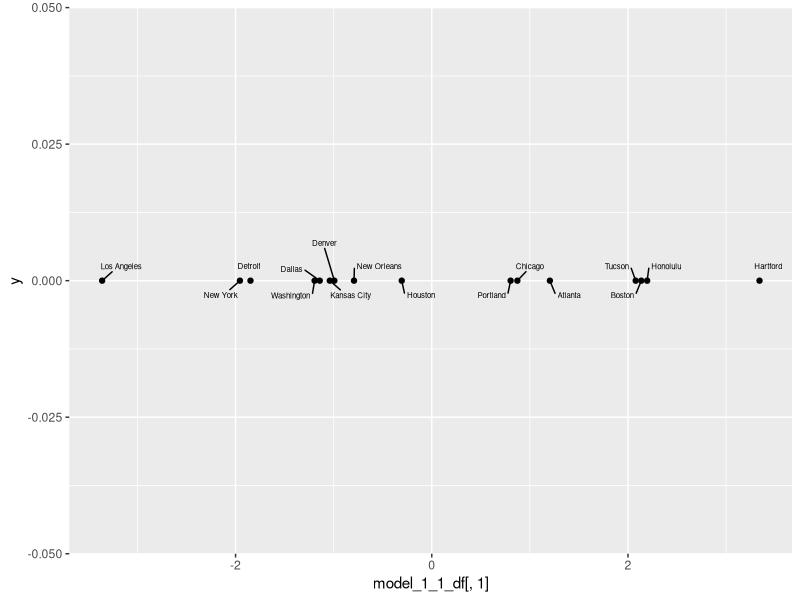
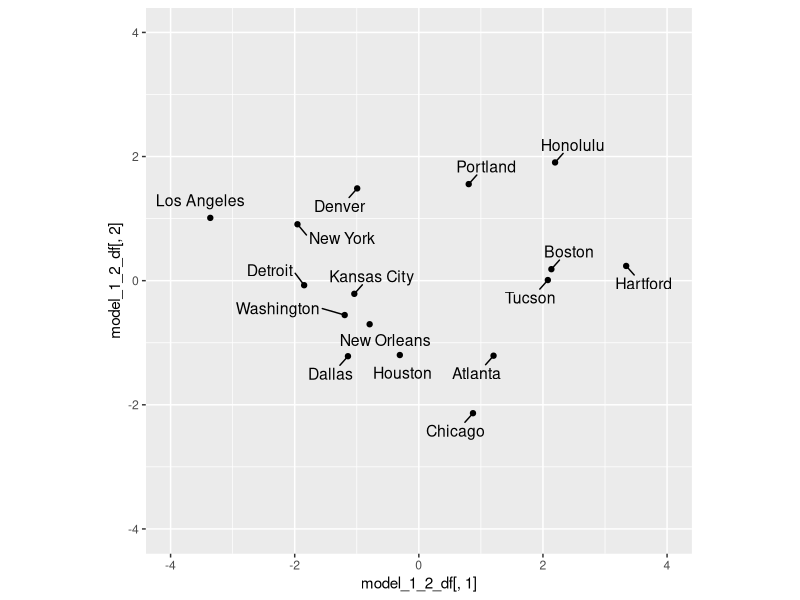
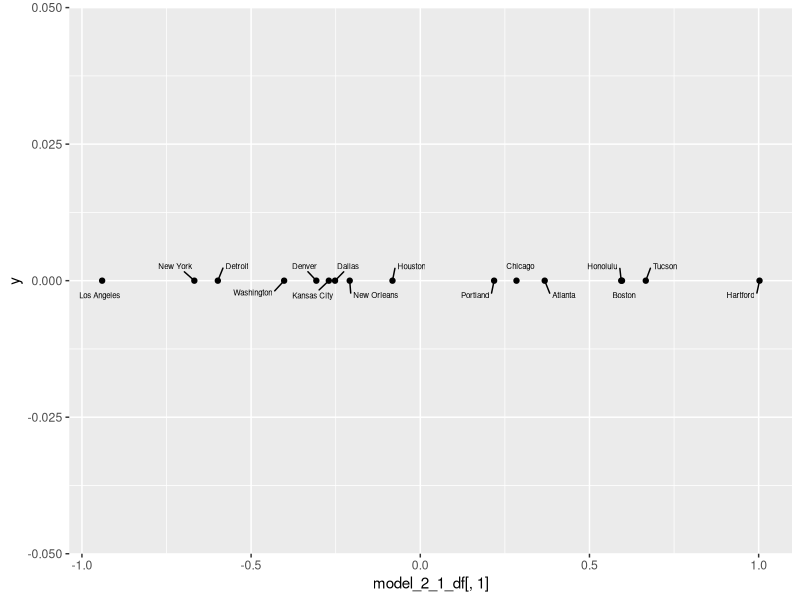
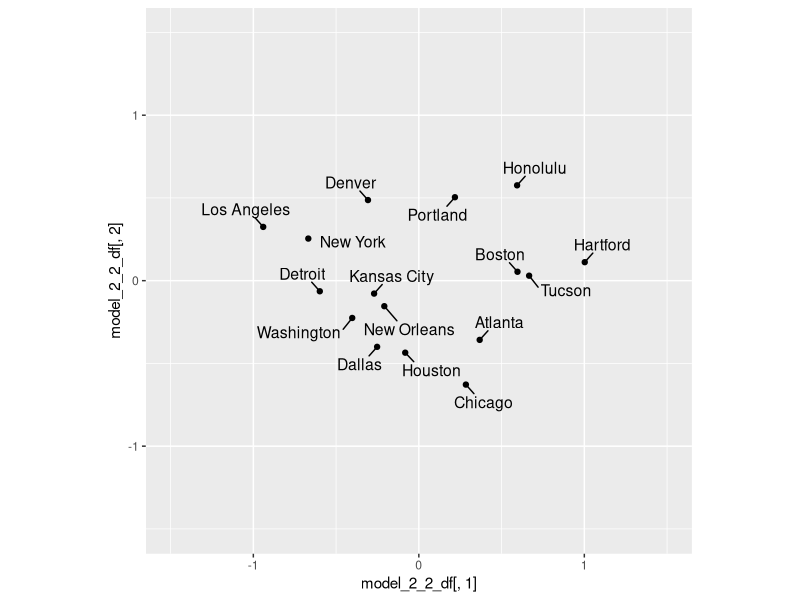
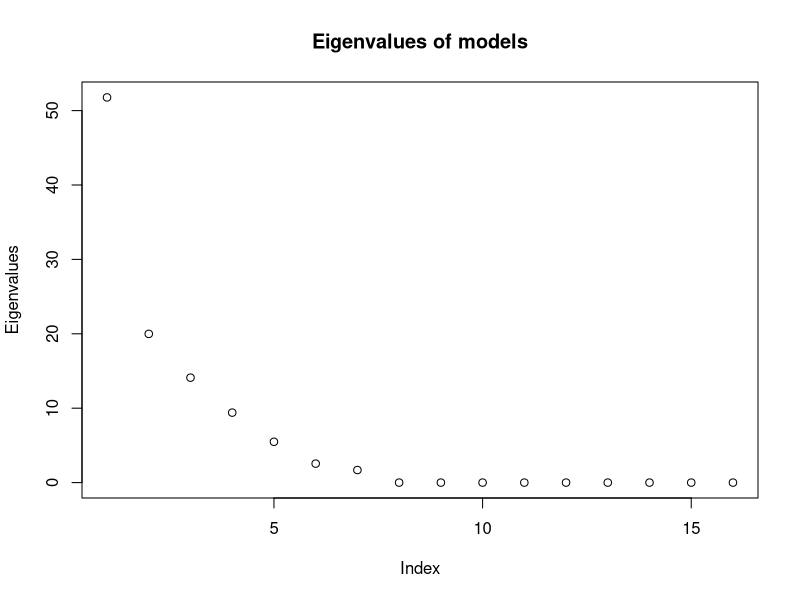
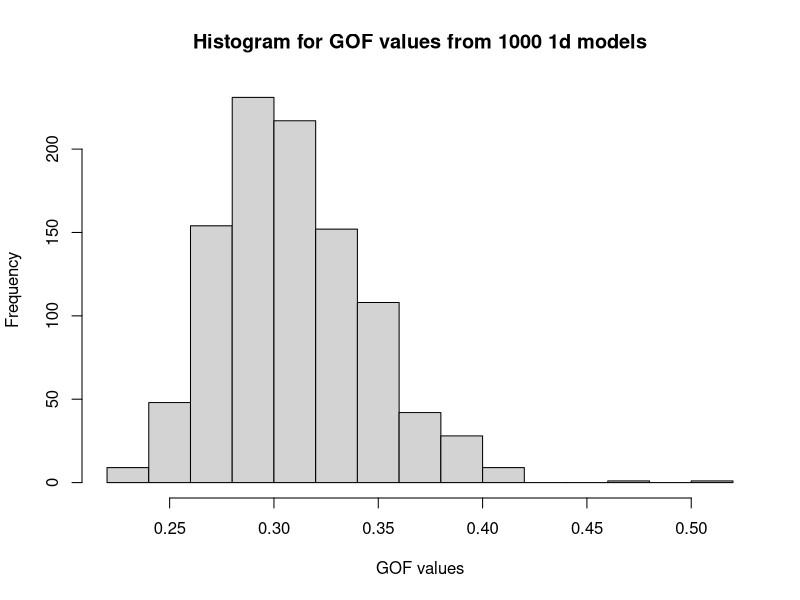
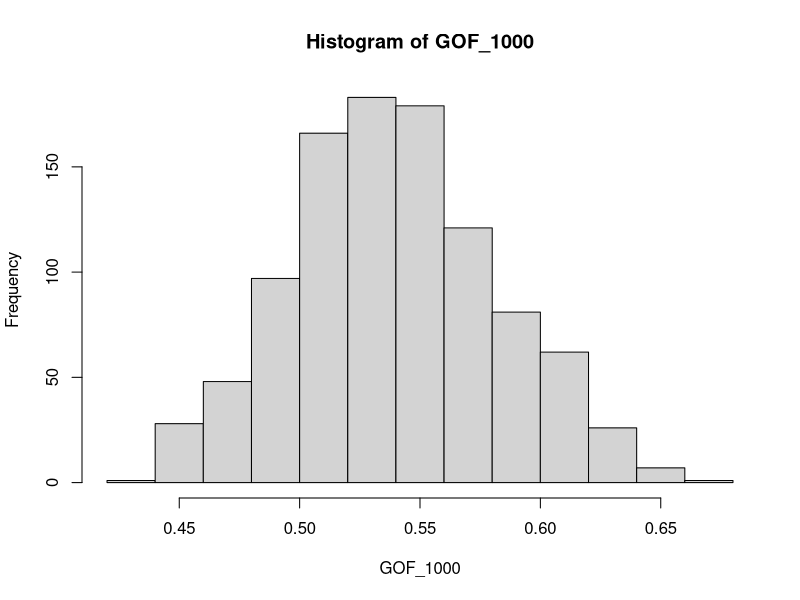
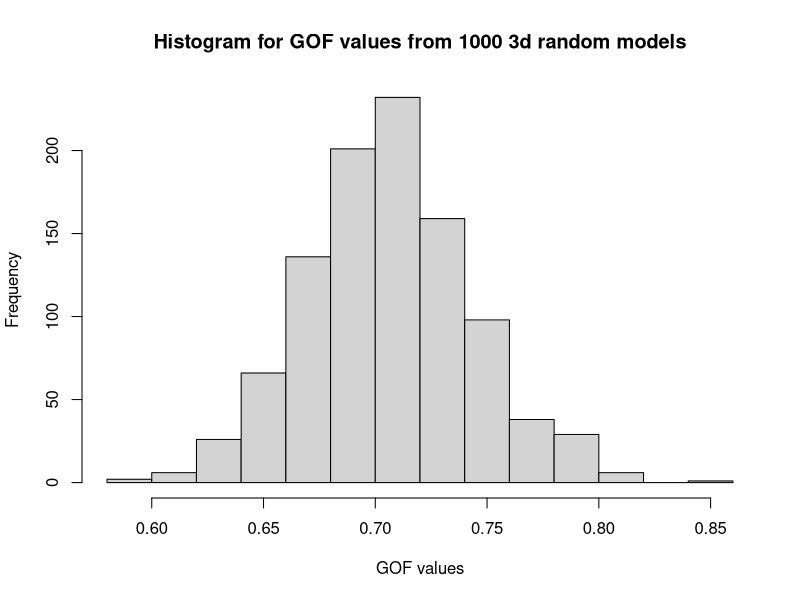

The R source for these figures, in order:
## ---- chunk 1
library(wordcloud)
library(ggplot2)
library(ggrepel)
## ---- chunk 2
# Fill in the crime rates for 16 cities in a matrix
crime <- matrix(c(16.5,24.8,106,147,1112,905,494,
                  4.2,13.3,122,90,982,669,954,
                  11.6,24.7,340,242,808,609,645,
                  18.1,34.2,184,293,1668,901,602,
                  6.9,41.5,173,191,1534,1368,780,
                  13.0,35.7,477,220,1566,1183,788,
                  2.5,8.8,68,103,1017,724,468,
                  3.6,12.7,42,28,1457,1102,637,
                  16.8,26.6,289,186,1509,787,697,
                  10.8,43.2,255,226,1494,955,765,
                  9.7,51.8,286,355,1902,1386,862,
                  10.3,39.7,266,283,1056,1036,776,
                  9.4,19.4,522,267,1674,1392,848,
                  5.0,23.0,157,144,1530,1281,488,
                  5.1,22.9,85,148,1206,756,483,
                  12.5,27.6,524,217,1496,1003,739),nrow=16,ncol=7,byrow=TRUE)
## ---- chunk 3
# Standardize the variables using the first method
crime_1 = matrix(NA,nrow=16,ncol=7)
for (i in 1:7) {
  col_mean = mean(crime[,i])
  col_sd = sd(crime[,i])
  crime_1[,i] = (crime[,i] - col_mean)/col_sd
} 
## ---- chunk 4
# Calculate distances between each city
distances_1 = dist(crime_1,method="minkowski",p=2)

distances_1
## ---- chunk 5
#Apply MDS: 1-dimensional
model_1_1 <- cmdscale(distances_1,k=1)
## ---- chunk 6
#plot each city on 1-dimensional plot
model_1_1_df = as.data.frame(model_1_1)
model_1_1_df$city <- c("Atlanta","Boston","Chicago","Dallas","Denver","Detroit","Hartford","Honolulu","Houston","Kansas City","Los Angeles","New Orleans","New York","Portland","Tucson","Washington")

ggplot(model_1_1_df, aes(x = model_1_1_df[,1], y = 0,label = city)) +
  geom_point() +
  geom_text_repel(size=2, size=1, box.padding = unit(0.5, "lines"))
## ---- chunk 7
#extract the index of largest value in original distance matrix
which(as.matrix(distances_1) == max(as.matrix(distances_1)), arr.ind = TRUE)
## ---- chunk 8
#Apply MDS: 2-dimensional
model_1_2 <- cmdscale(distances_1,k=2)
## ---- chunk 9
#plot each city on 2-dimensional plot
model_1_2_df = as.data.frame(model_1_2)
model_1_2_df$city <- c("Atlanta","Boston","Chicago","Dallas","Denver","Detroit","Hartford","Honolulu","Houston","Kansas City","Los Angeles","New Orleans","New York","Portland","Tucson","Washington")

ggplot(model_1_2_df, aes(x = model_1_2_df[,1], y = model_1_2_df[,2],label = city)) +
  geom_point() +
  geom_text_repel(size=4, size=1, box.padding = unit(0.5, "lines")) +
  xlim(-4,4) +
  ylim(-4,4) +
  coord_fixed(ratio = 1)
## ---- chunk 10
# Standardize the variables using the second method
crime_2 = matrix(NA,nrow=16,ncol=7)
for (i in 1:7) {
  col_min = min(crime[,i])
  col_max = max(crime[,i])
  crime_2[,i] = (crime[,i] - col_min) / (col_max - col_min)
} 
## ---- chunk 11
# Calculate distances between each city
distances_2 = dist(crime_2,method="minkowski",p=2)

distances_2
## ---- chunk 12
#Apply MDS: 1-dimensional
model_2_1 <- cmdscale(distances_2,k=1)
## ---- chunk 13
#plot each city on 1-dimensional plot
model_2_1_df = as.data.frame(model_2_1)
model_2_1_df$city <- c("Atlanta","Boston","Chicago","Dallas","Denver","Detroit","Hartford","Honolulu","Houston","Kansas City","Los Angeles","New Orleans","New York","Portland","Tucson","Washington")

ggplot(model_2_1_df, aes(x = model_2_1_df[,1], y =0,label = city)) +
  geom_point() +
  geom_text_repel(size=2, size=1, box.padding = unit(0.5, "lines"))
## ---- chunk 14
#Apply MDS: 2-dimensional
model_2_2 <- cmdscale(distances_2,k=2)
## ---- chunk 15
#plot each city on 2-dimensional plot
model_2_2_df = as.data.frame(model_2_2)
model_2_2_df$city <- c("Atlanta","Boston","Chicago","Dallas","Denver","Detroit","Hartford","Honolulu","Houston","Kansas City","Los Angeles","New Orleans","New York","Portland","Tucson","Washington")

ggplot(model_2_2_df, aes(x = model_2_2_df[,1], y = model_2_2_df[,2],label = city)) +
  geom_point() +
  geom_text_repel(size=4, size=1, box.padding = unit(0.5, "lines")) +
  xlim(-1.5,1.5) +
  ylim(-1.5,1.5) +
  coord_fixed(ratio = 1)
## ---- chunk 16
#plot eigenvalues 
plot(cmdscale(distances_1,k=2,eig=TRUE)$eig, main="Eigenvalues of models",
  xlab="Index", ylab="Eigenvalues") 
## ---- chunk 17
# Get GOF of 6 models
cmdscale(distances_1,k=1,eig=TRUE)$GOF

cmdscale(distances_2,k=1,eig=TRUE)$GOF

cmdscale(distances_1,k=2,eig=TRUE)$GOF

cmdscale(distances_2,k=2,eig=TRUE)$GOF

cmdscale(distances_1,k=3,eig=TRUE)$GOF

cmdscale(distances_2,k=3,eig=TRUE)$GOF
## ---- chunk 18
# Get GOF values from 1000 1-dimensional models of 1000 random matrices 
# Create a vector to store 1000 GOF
GOF_1000_1 = c()
for (i in 1:1000) {
  GOF_1000_1[i] = cmdscale(dist(
  replicate(7,runif(16))),
  k=1,eig=TRUE)$GOF[1]
}

hist(GOF_1000_1,main="Histogram for GOF values from 1000 1d models", 
     xlab="GOF values")
max(GOF_1000_1)
min(GOF_1000_1)
mean(GOF_1000_1)
median(GOF_1000_1)
sd(GOF_1000_1)
## ---- chunk 19
#get the probability that a value > 0.48 in an N(0.3108311, 0.03685708)
p_0.48 = pnorm(0.48, mean = 0.3108311, sd = 0.03685708, lower.tail = FALSE)
p_0.48
## ---- chunk 20
# Get GOF values from 1000 two-dimensional models of 1000 random matrices 
# Create a vector to store 1000 GOF
GOF_1000 = c()
for (i in 1:1000) {
  GOF_1000[i] = cmdscale(dist(
  replicate(7,runif(16))),
  k=2,eig=TRUE)$GOF[1]
}

hist(GOF_1000)
max(GOF_1000)
min(GOF_1000)
mean(GOF_1000)
median(GOF_1000)
sd(GOF_1000)

#get the probability that a value > 0.683 in an N(0.5381184, 0.04177544)
p_0.683 = pnorm(0.683, mean = 0.5381184, sd = 0.04177544, lower.tail = FALSE)
p_0.683
## ---- chunk 21
# Get GOF values from 1000 3-dimensional models of 1000 random matrices 
# Create a vector to store 1000 GOF
GOF_1000_3 = c()
for (i in 1:1000) {
  GOF_1000_3[i] = cmdscale(dist(
  replicate(7,runif(16))),
  k=3,eig=TRUE)$GOF[1]
}

hist(GOF_1000_3,main="Histogram for GOF values from 1000 3d random models", 
     xlab="GOF values")
max(GOF_1000_3)
min(GOF_1000_3)
mean(GOF_1000_3)
median(GOF_1000_3)
sd(GOF_1000_3)

#get the probability that a value > 0.82 in an N(0.7081695, 0.03726159)
p_0.82 = pnorm(0.82, mean = 0.7081695, sd = 0.03726159, lower.tail = FALSE)
p_0.82
## ---- chunk 22
# percentage errors of the 1d model by first method of standardization:
d1_matrix = as.matrix(distances_1)
model_1 <- cmdscale(distances_1,k=1,eig=TRUE)
perc_error_1d = (d1_matrix - as.matrix(dist(model_1$points)))/d1_matrix
hist(perc_error_1d, main = "histogram of percentage errors of 1d model", xlab = "percentage errors")
perc_error_1d[is.na(perc_error_1d)] <- 0.3
max(perc_error_1d)
min(perc_error_1d)
mean(perc_error_1d)
median(perc_error_1d)
## ---- chunk 23
# percentage errors of the 2d model by first method of standardization:
model_2 <- cmdscale(distances_1,k=2,eig=TRUE)
perc_error_2d = (d1_matrix - as.matrix(dist(model_2$points)))/d1_matrix
hist(perc_error_2d, main = "histogram of percentage errors of 2d model", xlab = "percentage errors")

perc_error_2d[is.na(perc_error_2d)] <- 0.3
max(perc_error_2d)
min(perc_error_2d)
mean(perc_error_2d)
median(perc_error_2d)
## ---- chunk 24
# percentage errors of the 3d model by second method of standardization:
d2_matrix = as.matrix(distances_2)
model_3 <- cmdscale(distances_2,k=3,eig=TRUE)
perc_error_3d = (d2_matrix - as.matrix(dist(model_3$points)))/d2_matrix
hist(perc_error_3d,main = "histogram of percentage errors of 3d model", xlab = "percentage errors")
perc_error_3d[is.na(perc_error_3d)] <- 0.3
max(perc_error_3d)
min(perc_error_3d)
mean(perc_error_3d)
median(perc_error_3d)
## ---- chunk 25
#Plots of the distances in the models versus the input distances

plot(distances_1,dist(model_1_1),main = "plot of distances in 1d model  vs input distances",xlab = "input distances", ylab = "distances in 1d model")
plot(distances_1,dist(model_1_2),main = "plot of distances in 2d model vs input distances",xlab = "input distances", ylab = "distances in 2d model")
model_2_3 = cmdscale(distances_2,k=3)
plot(distances_2,dist(model_2_3),main = "plot of distances in 3d model vs input distances",xlab = "input distances", ylab = "distances in 3d model")
## ---- chunk 26
# compute correlations of dimensions in models vs crime rate
# 1d model: x dimension
cor_1_x <- cor(cmdscale(distances_1,k=1,eig=TRUE)$points[,1],crime_1)

#2d model: x and y dimension
cor_2_x <- cor(cmdscale(distances_1,k=2,eig=TRUE)$points[,1],crime_1)
cor_2_y <- cor(cmdscale(distances_1,k=2,eig=TRUE)$points[,2],crime_1)

model_3 <- cmdscale(distances_1,k=3,eig=TRUE)
#3d model: x, y and z dimension
cor_3_x <- cor(model_3$points[,1],crime_1)
cor_3_y <- cor(model_3$points[,2],crime_1)
cor_3_z <- cor(model_3$points[,3],crime_1)

cor_1_x
cor_2_x
cor_2_y
cor_3_x
cor_3_y
cor_3_z


## ---- chunk 27
# sum up 7 crime rates together for each city
crime_sum <- matrix(0,16,1)
for (i in 1:16) {
  crime_sum[i,1] = sum(crime[i,])
}
crime_sum = as.data.frame(crime_sum)
crime_sum$city = c("Atlanta","Boston","Chicago","Dallas","Denver","Detroit","Hartford","Honolulu","Houston","Kansas City","Los Angeles","New Orleans","New York","Portland","Tucson","Washington")
## ---- chunk 28
#extract z coordinate in 3d model
z_cood <- as.data.frame(model_3$points[,3])
z_cood$city = c("Atlanta","Boston","Chicago","Dallas","Denver","Detroit","Hartford","Honolulu","Houston","Kansas City","Los Angeles","New Orleans","New York","Portland","Tucson","Washington")
